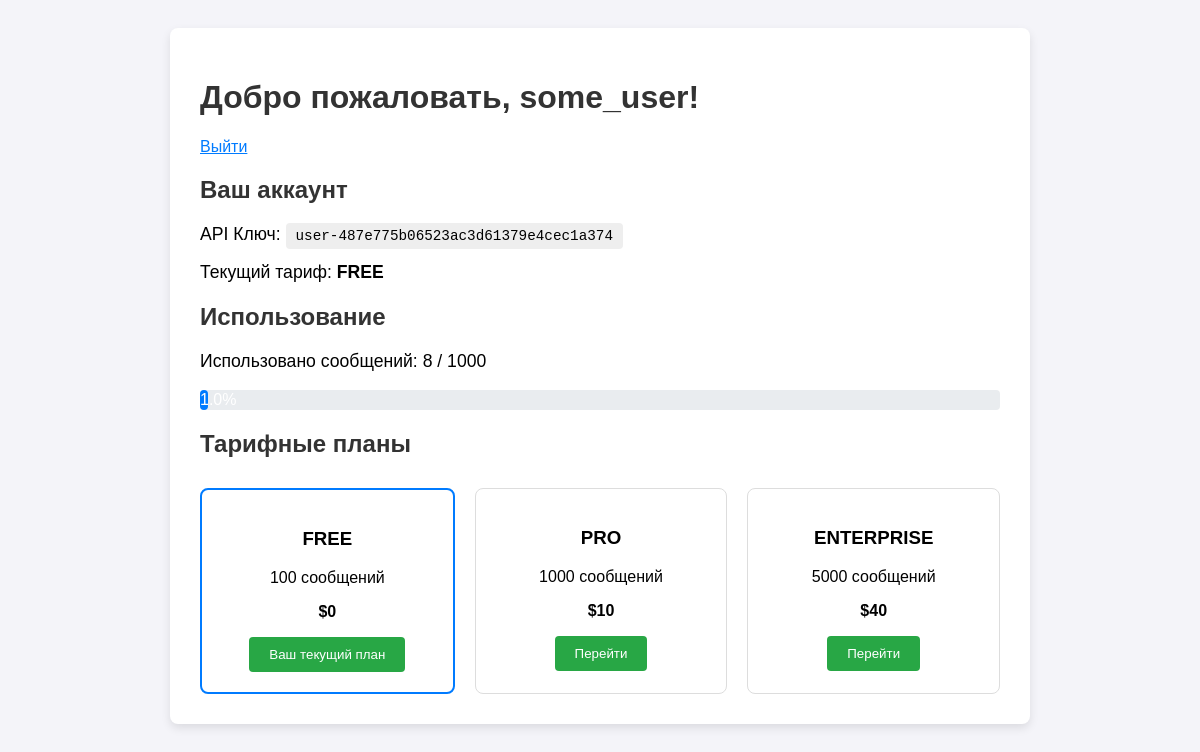
The page /profile (signed in) on the database its author committed.
### custom_provider.py (models this page shows)
class User(db.Model):
    __tablename__ = 'users'
    api_key = db.Column(db.Text, primary_key=True)
    username = db.Column(db.Text, unique=True, nullable=False)
    message_count = db.Column(db.Integer, nullable=False, default=0)
    message_limit = db.Column(db.Integer, nullable=False)
    plan = db.Column(db.Text, nullable=False, default='free') # <-- НОВОЕ ПОЛЕ

### custom_provider.py (the view)
@app.route('/profile')
def profile():
    if 'api_key' not in session:
        return redirect(url_for('login'))
    user = User.query.filter_by(api_key=session['api_key']).first()
    if not user:
        session.clear() # Ключ недействителен, чистим сессию
        return redirect(url_for('login'))
    return render_template('profile.html', user=user, plans=TARIFF_PLANS)

### templates/profile.html (shortened to what this page needs)
<!DOCTYPE html>
<html lang="en">
  <head>
  </head>
  <body>
    <div class="container">
      <h1>Добро пожаловать, {{ user.username }}!</h1>
      <a href="/logout">Выйти</a>
      <div class="profile-info">
        <h2>Ваш аккаунт</h2>
        <p>API Ключ: <span class="api-key">{{ user.api_key }}</span></p>
        <p>Текущий тариф: <strong>{{ user.plan.upper() }}</strong></p>
      </div>
      <div class="usage-info">
        <h2>Использование</h2>
        <p>
          Использовано сообщений: {{ user.message_count }} / {{
          user.message_limit }}
        </p>
        <div class="progress-bar">
          <div
            class="progress"
            style="width: {{ (user.message_count / user.message_limit * 100)|round }}%;"
          >
            {{ (user.message_count / user.message_limit * 100)|round }}%
          </div>
        </div>
      </div>
      <h2>Тарифные планы</h2>
      <div class="tariffs">
        {% for plan, details in plans.items() %}
        <div class="tariff-card {% if user.plan == plan %}current{% endif %}">
          <h3>{{ plan.upper() }}</h3>
          <p>{{ details.limit }} сообщений</p>
          <p><strong>${{ details.price }}</strong></p>
          {% if user.plan == plan %}
          <button disabled>Ваш текущий план</button>
          {% else %}
          <a href="{{ url_for('create_checkout_session', plan=plan) }}"
            ><button>Перейти</button></a
          >
          {% endif %}
        </div>
        {% endfor %}
      </div>
    </div>
  </body>
</html>

### templates/profile.html (style rules this page uses)
body { font-family: sans-serif; background-color: #f4f4f9; padding: 20px; }
.container { max-width: 800px; margin: auto; background: white; padding: 30px; border-radius: 8px; box-shadow: 0 4px 10px rgba(0, 0, 0, 0.1); }
h1, h2 { color: #333; }
.profile-info p, .usage-info p { font-size: 1.1em; }
.api-key { background: #eee; padding: 5px 10px; border-radius: 4px; font-family: monospace; }
.progress-bar { background-color: #e9ecef; border-radius: 0.25rem; }
.progress { background-color: #007bff; height: 20px; text-align: center; color: white; line-height: 20px; border-radius: 0.25rem; }
.tariffs { display: flex; gap: 20px; margin-top: 30px; }
.tariff-card { border: 1px solid #ddd; padding: 20px; border-radius: 8px; text-align: center; flex: 1; }
.tariff-card.current { border: 2px solid #007bff; }
button { padding: 10px 20px; background-color: #28a745; color: white; border: none; border-radius: 4px; cursor: pointer; text-decoration: none; display: inline-block; }
a { color: #007bff; }

### rows shown on the page
User: username "some_user", api_key "user-487e775b06523ac3d61379e4cec1a374", plan "FREE", message_count "8", message_limit "1000", (user.message_count/user.message_limit*100)|round "1.0"

### other values the page prints
{{ plan.upper() }} "FREE" "PRO" "ENTERPRISE"
{{ details.limit }} "100" "1000" "5000"
{{ details.price }} "0" "10" "40"
